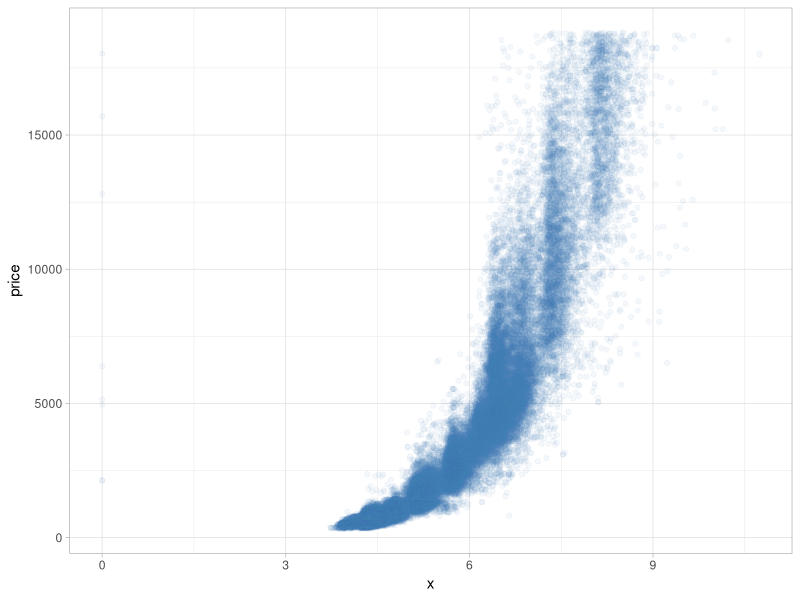
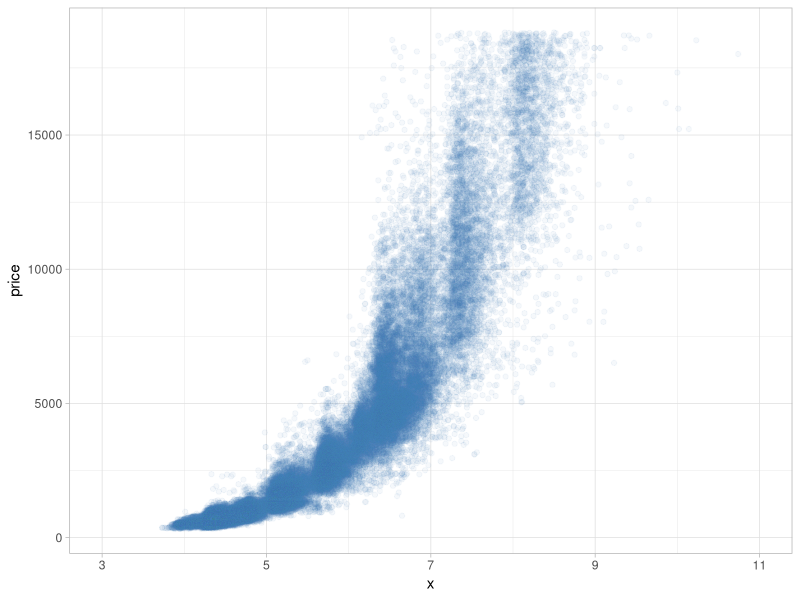

These charts were generated, in order, by the following R code:
## ---- chunk 1
knitr::opts_chunk$set(echo = TRUE)
## ---- chunk 2
require(ggplot2)
data("diamonds")
str(diamonds)
summary(diamonds)
## ---- chunk 3
ggplot(data = diamonds, aes(x, price)) +
    theme_light() +
    geom_point(alpha = .05, colour = 'steelblue')
## ---- chunk 4
ggplot(data = diamonds, aes(x, price)) +
    theme_light() +
    geom_point(alpha = .05, colour = 'steelblue') +
    scale_x_continuous(limits = c(3, 11), breaks = seq(3, 11, 2))
